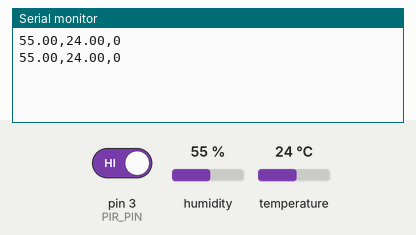
Recording of a sketch running on a simulated Arduino Uno, built with avr-gcc and run on an emulated ATmega328P. Parts: the last lines printed to the serial monitor. The test bench sets the inputs (shaded band); at power-on: humidity 55 %, temperature 24 °C, pin 3 (PIR_PIN) HIGH.

Above: at 4.8 s.
4.9 s: humidity set to 22 %
At 6.6 s:
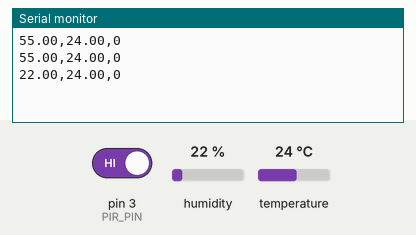
7.9 s: temperature set to 12 °C
At 9.0 s:
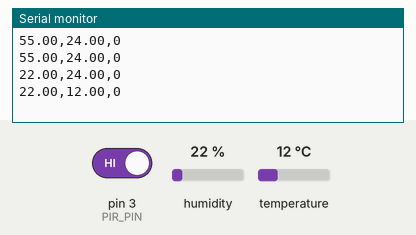
10.9 s: humidity set to 40 %
At 12.6 s:
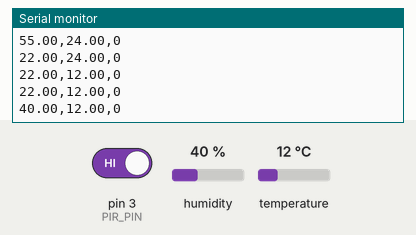
Timing chart, 0 to 14.1 s (numbered marks = the images above; inputs shaded):
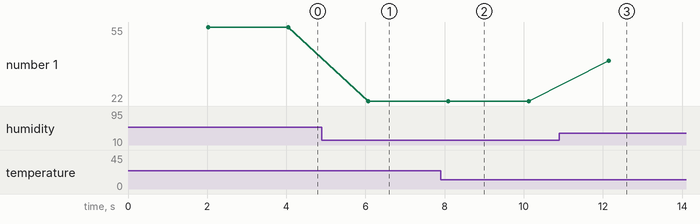

The sketch:

sketch_DB_Testing.ino
```cpp
#include "DHT.h"
#define DHTPIN 2
#define DHTTYPE DHT11
#define PIR_PIN 3

DHT dht(DHTPIN, DHTTYPE);
volatile int motionStatus = 0;

void detectMotion() {
  motionStatus = 1; // 인터럽트 발생 시 1로 변경
}

void setup() {
  Serial.begin(115200); // ⭐ 중요: 115200 속도
  dht.begin();
  pinMode(PIR_PIN, INPUT);
  attachInterrupt(digitalPinToInterrupt(PIR_PIN), detectMotion, RISING);
}

void loop() {
  delay(2000);

  float h = dht.readHumidity();
  float t = dht.readTemperature();

  // 데이터 오류 방지
  if (isnan(h)) h = 0.0;
  if (isnan(t)) t = 0.0;

  // CSV 포맷 전송: 습도,온도,감지(0or1)
  Serial.print(h);
  Serial.print(",");
  Serial.print(t);
  Serial.print(",");
  Serial.println(motionStatus);

  motionStatus = 0; // 상태 초기화
}
```

Measured:
- after the input at 4.9 s, the serial monitor: prints a new line after 1.2 s (image 1)
- after the input at 7.9 s, the serial monitor: prints a new line after 0.20 s (image 2)
- after the input at 10.9 s, the serial monitor: prints a new line after 1.2 s (image 3)
- plotted number 1: 55 → 22 after the input at 4.9 s, 22 → 40 after the input at 10.9 s
